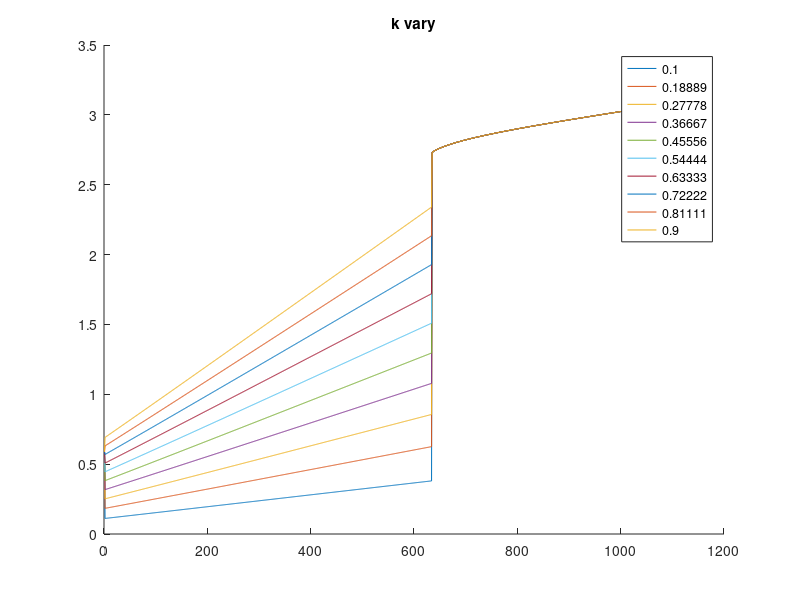

Source code (MATLAB):
clear all
close all
n_particles = 2;
t_max = 10;
dt = 0.01;
t_durn = 0:dt:t_max;


% particle params
m = 1;
k=0.75;
damping_frac = 0.9;
R = 10;

%
diff_coef = 3.832e-10;
atomic_vol = 1.18e-7;
surface_energy = 2.5*0.01;
dihedral_angle = 146*(pi/180); % radians
density = 8920;
kT = 1.38e-23*1e3;

% initial vals
x = zeros(n_particles,length(t_durn));
y = zeros(n_particles,length(t_durn));

vx = zeros(n_particles,length(t_durn));
vy = zeros(n_particles,length(t_durn));

vrn_vec = zeros(1,length(t_durn));

force_e_x = zeros(1,length(t_durn));
force_e_y = zeros(1,length(t_durn));

force_d_x = zeros(1,length(t_durn));
force_d_y = zeros(1,length(t_durn));


force_v_x = zeros(1,length(t_durn));
force_v_y = zeros(1,length(t_durn));

force_s_x = zeros(1,length(t_durn));
force_s_y = zeros(1,length(t_durn));

force_total_x = zeros(1,length(t_durn));
force_total_y = zeros(1,length(t_durn));

a = zeros(1,length(t_durn));


forces_all_order = zeros(length(-0.5:0.5:3), length(t_durn));
e_forces_all_order = zeros(length(-0.5:0.5:3), length(t_durn));
d_forces_all_order = zeros(length(-0.5:0.5:3), length(t_durn));
v_forces_all_order = zeros(length(-0.5:0.5:3), length(t_durn));
s_forces_all_order = zeros(length(-0.5:0.5:3), length(t_durn));


% intialise
x(1,1) = rand;
x(2,1) = rand;

y(1,1) = rand;
y(2,1) = rand;

d = sqrt( (x(1,1) - x(2,1))^2  +  (y(1,1) - y(2,1))^2 );
if d >= 2*R
    while d > 2*R
        x(1,1) = rand;
        x(2,1) = rand;

        y(1,1) = rand;
        y(2,1) = rand;

        d = sqrt( (x(1,1) - x(2,1))^2  +  (y(1,1) - y(2,1))^2 );
    end
end

vx(1,1) = rand;
vx(2,1) = rand;

vy(1,1) = rand;
vy(2,1) = rand;
% initialize
t=2; ord = 1;
d = sqrt( (x(1,t-1) - x(2,t-1))^2  +  (y(1,t-1) - y(2,t-1))^2 );
force_e = k*(d^ord);
dx = ( x(1,t-1) - x(2,t-1) );
dy = ( y(1,t-1) - y(2,t-1) );
force_e_x(t-1) = force_e*(abs(dx)/d);
force_e_y(t-1) = force_e*(abs(dy)/d);

v1x = vx(1,t-1);
v1y = vy(1,t-1);

v2x = vx(2,t-1);
v2y = vy(2,t-1);

unit_vec = [dx, dy]./d;
v1n = v1x*unit_vec(1) + v1y*unit_vec(2);
v2n = v2x*unit_vec(1) + v2y*unit_vec(2);
vrn = v1n - v2n;
vrn_vec(t-1) = vrn;

%     force_d = damping_frac*sqrt(2*m*k)*vrn;
% according to other paper, so that penetration power can be kept at both
% terms
force_d = damping_frac*(d^ord)*sqrt(2*m*k)*vrn;
force_d_x(t-1) = force_d*(abs(dx)/d);
force_d_y(t-1) = force_d*(abs(dy)/d);

force_total_x(t-1) = force_e_x(t-1) + force_d_x(t-1);
force_total_y(t-1) = force_e_y(t-1) + force_d_y(t-1);


ord = 1;
% sensitivity
param_range = linspace(0.1,0.9,10);
figure
hold on
for param=param_range
    k = param;
    for t=2:length(t_durn)
        
        d = sqrt( (x(1,t-1) - x(2,t-1))^2  +  (y(1,t-1) - y(2,t-1))^2 );

        if d < R/5
            force_e = k*(d^ord);
            dx = ( x(1,t-1) - x(2,t-1) );
            dy = ( y(1,t-1) - y(2,t-1) );
            force_e_x(t) = force_e*(abs(dx)/d);
            force_e_y(t) = force_e*(abs(dy)/d);


            v1x = vx(1,t-1);
            v1y = vy(1,t-1);

            v2x = vx(2,t-1);
            v2y = vy(2,t-1);

            unit_vec = [dx, dy]./d;
            v1n = v1x*unit_vec(1) + v1y*unit_vec(2);
            v2n = v2x*unit_vec(1) + v2y*unit_vec(2);
            vrn = v1n - v2n;
            vrn_vec(t) = vrn;
            %     force_d = damping_frac*sqrt(2*m*k)*vrn;
            % according to other paper, so that penetration power can be kept at both
            % terms
            force_d = damping_frac*(d^ord)*sqrt(2*m*k)*vrn;
            force_d_x(t) = force_d*(abs(dx)/d);
            force_d_y(t) = force_d*(abs(dy)/d);

            force_total_x(t) = force_e_x(t) + force_d_x(t);
            force_total_y(t) = force_e_y(t) + force_d_y(t);

            e_forces_all_order(ord*2 + 2,:) = sqrt( (force_e_x).^2 + (force_e_y).^2  );
            d_forces_all_order(ord*2 + 2,:) = sqrt( (force_d_x).^2 + (force_d_y).^2  );
        else % d > r/2 else
            if a(t-1) == 0
                a(t-1) = 1.5*rand;
            end

            force_v = (pi*(a(t-1)^4))/(8*((diff_coef*atomic_vol)/(kT)));
            dx = ( x(1,t-1) - x(2,t-1) );
            dy = ( y(1,t-1) - y(2,t-1) );
            force_v_x(t) = force_v*(abs(dx)/d);
            force_v_y(t) = force_v*(abs(dy)/d);


            v1x = vx(1,t-1);
            v1y = vy(1,t-1);

            v2x = vx(2,t-1);
            v2y = vy(2,t-1);

            unit_vec = [-dx, -dy]./d;
            v1n = v1x*unit_vec(1) + v1y*unit_vec(2);
            v2n = v2x*unit_vec(1) + v2y*unit_vec(2);
            vrn = v1n - v2n;
            vrn_vec(t) = vrn;
            a(t) = sqrt(a(t-1)^2 -  2*R*vrn*dt);

            force_s = pi*(surface_energy)*(4*R*( 1 - 0.5*cos(dihedral_angle/2) ) + a(t-1)*sin(dihedral_angle/2) );
            force_s_x(t) = force_s*(abs(dx)/d);
            force_s_y(t) = force_s*(abs(dy)/d);


            force_total_x(t) = force_v_x(t) + force_s_x(t);
            force_total_y(t) = force_v_y(t) + force_s_y(t);


            v_forces_all_order(ord*2 + 2,:) = sqrt( (force_v_x).^2 + (force_v_y).^2  );
            s_forces_all_order(ord*2 + 2,:) = sqrt( (force_s_x).^2 + (force_s_y).^2  );


        end % d > r/2

        for n=1:n_particles
            vx(n,t) =  vx(n,t-1)+ (  (-1^n)*(force_total_x(t))/m   )*dt;
            vy(n,t) =  vy(n,t-1) + (  (-1^n)*(force_total_y(t))/m   )*dt;
        end

        for n=1:n_particles
            x(n,t) = x(n,t-1) + vx(n,t)*dt;
            y(n,t) = y(n,t-1) + vy(n,t)*dt;
        end
    end % t
 plot(sqrt( (force_total_x).^2 + (force_total_y).^2  ))
end % end of param
hold off
legend([strsplit(num2str(param_range))])
title('k vary')




%     plot( sqrt( (x(1,:)-x(2,:)).^2 + (y(1,:)-y(2,:)).^2 ), 'LineWidth',3 )
%     plot(vrn_vec,'LineWidth',3)







